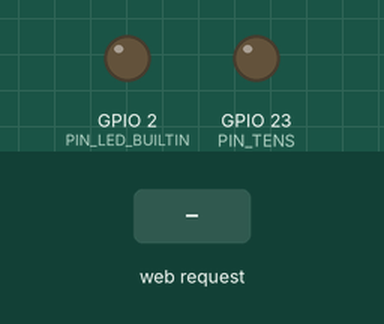
The sketch below on a simulated ESP32. Parts: output pins drawn as LEDs (lit = HIGH). Dashed ring = blinking. The inputs (shaded band) are chosen by the test bench. WiFi joins after 1.5 s; servers stay silent unless stated; what the sketch prints to the serial monitor is not drawn.

Above: at 4.9 s.
5.0 s: HTTP request GET /iniciar?v=1&hz=1&int=1 received
At 5.26 s:
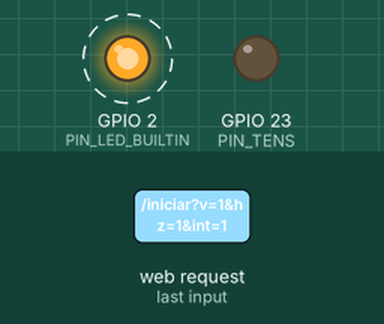
8.0 s: HTTP request GET /set_intensidad?v=120 received
At 9.4 s:
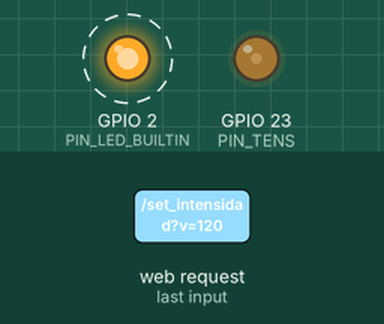
11.0 s: HTTP request GET /set_frecuencia?hz=1 received
At 11.26 s:
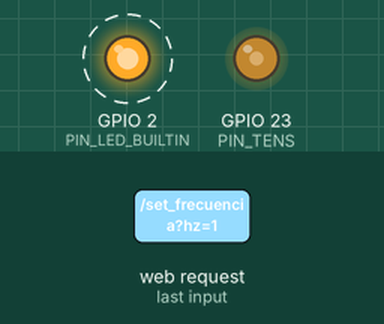
14.0 s: HTTP request GET /set_intensidad?v=1 received
At 16.9 s:
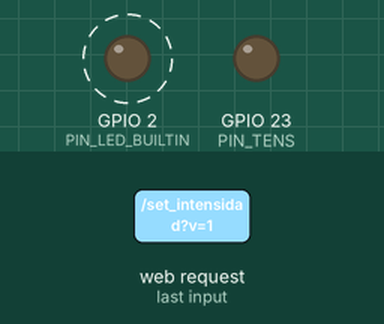
17.0 s: HTTP request GET /set_intensidad?v=0 received
At 17.8 s:
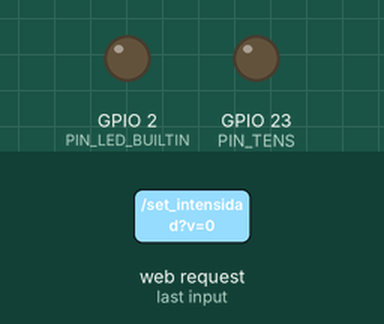
Timing chart, 0 to 19.5 s (numbered marks = the images above; inputs shaded):
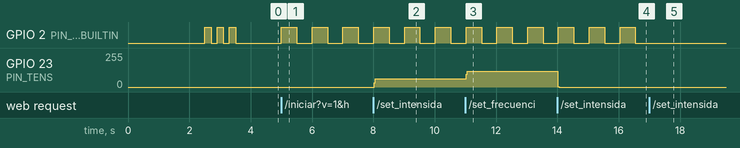

The sketch:

Control_del_electroestimulador_via_wifi_con_pagina_web.ino
```cpp
// ============================================================
// ELECTROTERAPIA TENS - CON WiFiManager
// Configuración WiFi desde el celular (sin hardcodear)
// Pin de salida: GPIO23 (PWM)
// Controla: INTENSIDAD (0-255) y FRECUENCIA (1-150 Hz)
// ============================================================

#include <WiFi.h>
#include <WebServer.h>
#include <WiFiManager.h>  // Librería para configuración WiFi fácil

// ================== PINES ==================
const int PIN_TENS = 23;        // GPIO23 - Salida PWM al optoacoplador/MOSFET
const int PIN_LED_BUILTIN = 2;  // LED integrado del ESP32

// ================== PARÁMETROS ==================
int intensidad = 0;           // 0-255 (0 = apagado, 255 = máximo)
int frecuenciaHz = 100;       // 1-150 Hz
bool terapiaActiva = false;   // Estado de la terapia

// Variables para generación de onda por frecuencia
unsigned long ultimoPulso = 0;
bool pulsoEncendido = false;

WebServer server(80);

// ================== CONFIGURACIÓN PWM ==================
void configurarPWM() {
  // Para ESP32 con core 3.0+, esta es la forma correcta
  ledcAttach(PIN_TENS, frecuenciaHz, 8);  // Pin, frecuencia base, resolución 8 bits
  ledcWrite(PIN_TENS, 0);                  // Apagar al inicio
}

void actualizarPWM(int valor) {
  ledcWrite(PIN_TENS, valor);
}

// ================== GENERACIÓN DE ONDA CON FRECUENCIA VARIABLE ==================
void generarOnda() {
  if (!terapiaActiva || intensidad == 0) {
    if (pulsoEncendido) {
      actualizarPWM(0);
      pulsoEncendido = false;
    }
    return;
  }

  unsigned long ahora = micros();
  unsigned long periodoUs = 1000000 / frecuenciaHz;  // Periodo total en microsegundos

  // El ancho del pulso es proporcional a la intensidad
  // Intensidad 255 = 50% del periodo, Intensidad 0 = 0%
  unsigned long anchoPulsoUs = (periodoUs * intensidad) / 510;  // Máximo 50% duty cycle

  if (!pulsoEncendido) {
    // Iniciar pulso
    actualizarPWM(intensidad);
    pulsoEncendido = true;
    ultimoPulso = ahora;
  }
  else if ((ahora - ultimoPulso) >= anchoPulsoUs) {
    // Terminar pulso (pero el ciclo continúa)
    actualizarPWM(0);
    pulsoEncendido = false;
    ultimoPulso = ahora;
  }
}

// ================== INTERFAZ WEB ==================
String getHTML() {
  String html = R"rawliteral(
<!DOCTYPE html>
<html>
<head>
  <meta charset="UTF-8">
  <meta name="viewport" content="width=device-width, initial-scale=1.0, user-scalable=yes">
  <title>TENS - Electroterapia Remota</title>
  <style>
    * { box-sizing: border-box; user-select: none; }
    body {
      font-family: 'Segoe UI', Roboto, sans-serif;
      background: linear-gradient(135deg, #0a0f1e 0%, #0a1a2a 100%);
      min-height: 100vh;
      margin: 0;
      padding: 20px;
      display: flex;
      justify-content: center;
      align-items: center;
    }
    .container {
      max-width: 550px;
      width: 100%;
      margin: auto;
    }
    .card {
      background: rgba(22, 34, 48, 0.95);
      backdrop-filter: blur(10px);
      border-radius: 32px;
      padding: 24px 20px 32px;
      margin-bottom: 20px;
      box-shadow: 0 20px 35px -10px rgba(0,0,0,0.5);
      border: 1px solid rgba(255,255,255,0.08);
    }
    h1 {
      font-size: 1.8rem;
      margin: 0 0 8px 0;
      font-weight: 600;
      background: linear-gradient(135deg, #aaffdd, #2ecc71);
      -webkit-background-clip: text;
      background-clip: text;
      color: transparent;
      text-align: center;
    }
    .subtitulo {
      text-align: center;
      color: #8aaec0;
      margin-bottom: 24px;
      font-size: 0.85rem;
    }
    .estado-panel {
      background: #07121c;
      border-radius: 48px;
      padding: 12px 20px;
      text-align: center;
      margin-bottom: 28px;
      border: 1px solid #2a4a6e;
    }
    .estado-led {
      display: inline-block;
      width: 14px;
      height: 14px;
      border-radius: 14px;
      background: #555;
      margin-right: 8px;
    }
    .estado-texto {
      font-weight: bold;
      letter-spacing: 1px;
    }
    .activo .estado-led { background: #2ecc71; box-shadow: 0 0 8px #2ecc71; }
    .inactivo .estado-led { background: #e74c3c; }

    .param-card {
      background: #0a1824;
      border-radius: 28px;
      padding: 16px 20px;
      margin-bottom: 20px;
    }
    .param-label {
      display: flex;
      justify-content: space-between;
      font-weight: 600;
      margin-bottom: 12px;
      color: #c0e0ff;
    }
    input[type=range] {
      width: 100%;
      height: 6px;
      -webkit-appearance: none;
      background: #2c4c6c;
      border-radius: 10px;
      outline: none;
    }
    input[type=range]::-webkit-slider-thumb {
      -webkit-appearance: none;
      width: 24px;
      height: 24px;
      background: #2ecc71;
      border-radius: 50%;
      cursor: pointer;
      box-shadow: 0 0 8px #2ecc71;
      border: none;
    }
    .valor-actual {
      font-size: 1.6rem;
      font-weight: bold;
      color: #f5f9ff;
      background: #071723;
      display: inline-block;
      padding: 4px 16px;
      border-radius: 40px;
      margin-top: 10px;
    }
    .botonera {
      display: flex;
      gap: 15px;
      justify-content: center;
      margin: 25px 0 10px;
    }
    button {
      border: none;
      padding: 14px 28px;
      border-radius: 60px;
      font-weight: bold;
      font-size: 1rem;
      background: #1f3e54;
      color: white;
      cursor: pointer;
      transition: 0.2s;
      flex: 1;
    }
    .btn-iniciar { background: #2ecc71; color: #000; }
    .btn-detener { background: #e74c3c; }
    .btn-emergencia { background: #c0392b; border: 1px solid #ff8866; }
    footer {
      text-align: center;
      font-size: 0.7rem;
      color: #2c5a7a;
      margin-top: 15px;
    }
    .badge {
      background: #0e2a3a;
      border-radius: 24px;
      padding: 6px 12px;
      font-size: 0.75rem;
      display: inline-block;
    }
    .ip-info {
      text-align: center;
      font-size: 0.7rem;
      color: #5a9ec2;
      margin-top: 10px;
    }
  </style>
</head>
<body>
<div class="container">
  <div class="card">
    <h1>⚡ TENS · Teleterapia</h1>
    <div style="text-align:center"><span class="badge">📡 Control WiFi remoto</span></div>

    <div id="estadoWidget" class="estado-panel inactivo">
      <span class="estado-led"></span>
      <span class="estado-texto" id="estadoTexto">SISTEMA INACTIVO</span>
    </div>

    <div class="param-card">
      <div class="param-label">
        <span>🎛️ INTENSIDAD</span>
        <span id="intensidadValor">0</span>
      </div>
      <input type="range" id="intensidadSlider" min="0" max="255" value="0">
      <div style="font-size:12px; opacity:0.7">0 = apagado &nbsp;&nbsp; 255 = máximo</div>
    </div>

    <div class="param-card">
      <div class="param-label">
        <span>🌀 FRECUENCIA (Hz)</span>
        <span id="frecuenciaValor">100</span>
      </div>
      <input type="range" id="frecuenciaSlider" min="1" max="150" value="100">
      <div style="font-size:12px; opacity:0.7">Rango terapéutico 1~150 Hz</div>
    </div>

    <div class="botonera">
      <button class="btn-iniciar" id="btnIniciar">▶ INICIAR</button>
      <button class="btn-detener" id="btnDetener">⏹ DETENER</button>
    </div>
    <button class="btn-emergencia" id="btnEmergencia">🛑 PARADA DE EMERGENCIA</button>

    <div style="margin-top: 24px; background:#07121c; border-radius: 28px; padding: 12px; text-align: center;">
      <span>🔋 Estado: </span><span id="estadoTerapia" style="font-weight:bold; color:#ffaa66">SIN TERAPIA</span>
      <div id="feedback" style="font-size:12px; margin-top: 8px;">✅ Conectado al ESP32</div>
    </div>
    <div class="ip-info" id="ipDisplay"></div>
    <footer>Electroterapia TENS · Control remoto por WiFi</footer>
  </div>
</div>

<script>
  const intensidadSlider = document.getElementById('intensidadSlider');
  const intensidadValor = document.getElementById('intensidadValor');
  const frecuenciaSlider = document.getElementById('frecuenciaSlider');
  const frecuenciaValor = document.getElementById('frecuenciaValor');
  const estadoTerapiaSpan = document.getElementById('estadoTerapia');
  const feedbackDiv = document.getElementById('feedback');
  const estadoWidget = document.getElementById('estadoWidget');
  const estadoTexto = document.getElementById('estadoTexto');

  let terapiaEncendida = false;

  intensidadSlider.oninput = () => {
    intensidadValor.innerText = intensidadSlider.value;
    if (terapiaEncendida) {
      enviarIntensidad(intensidadSlider.value);
    }
  };

  frecuenciaSlider.oninput = () => {
    frecuenciaValor.innerText = frecuenciaSlider.value;
    if (terapiaEncendida) {
      enviarFrecuencia(frecuenciaSlider.value);
    }
  };

  async function enviarIntensidad(val) {
    try {
      await fetch('/set_intensidad?v=' + val);
    } catch(e) { console.log(e); }
  }

  async function enviarFrecuencia(val) {
    try {
      await fetch('/set_frecuencia?hz=' + val);
    } catch(e) { console.log(e); }
  }

  async function iniciarTerapia() {
    const intensidad = intensidadSlider.value;
    const frecuencia = frecuenciaSlider.value;
    if (parseInt(intensidad) === 0) {
      feedbackDiv.innerHTML = "⚠️ La intensidad está en 0, sube el nivel antes de iniciar.";
      return;
    }
    const resp = await fetch('/iniciar?int=' + intensidad + '&freq=' + frecuencia);
    if (resp.ok) {
      terapiaEncendida = true;
      estadoTerapiaSpan.innerText = "▶ ACTIVA";
      estadoWidget.className = "estado-panel activo";
      estadoTexto.innerText = "TERAPIA ACTIVA";
      feedbackDiv.innerHTML = "🟢 Terapia en curso";
    }
  }

  async function detenerTerapia() {
    await fetch('/detener');
    terapiaEncendida = false;
    estadoTerapiaSpan.innerText = "⏹ INACTIVA";
    estadoWidget.className = "estado-panel inactivo";
    estadoTexto.innerText = "SISTEMA INACTIVO";
    feedbackDiv.innerHTML = "⚫ Terapia detenida";
    await actualizarEstadoCompleto();
  }

  async function emergenciaTotal() {
    await fetch('/emergencia');
    terapiaEncendida = false;
    intensidadSlider.value = 0;
    intensidadValor.innerText = "0";
    estadoTerapiaSpan.innerText = "⛔ EMERGENCIA";
    estadoWidget.className = "estado-panel inactivo";
    estadoTexto.innerText = "EMERGENCIA ⚠️";
    feedbackDiv.innerHTML = "🛑 PARADA DE EMERGENCIA ACTIVADA";
    setTimeout(() => {
      if(!terapiaEncendida) estadoTexto.innerText = "SISTEMA INACTIVO";
    }, 2000);
  }

  async function actualizarEstadoCompleto() {
    try {
      const res = await fetch('/estado_completo');
      const data = await res.json();
      intensidadSlider.value = data.intensidad;
      intensidadValor.innerText = data.intensidad;
      frecuenciaSlider.value = data.frecuencia;
      frecuenciaValor.innerText = data.frecuencia;
      terapiaEncendida = data.activa;
      if(terapiaEncendida) {
        estadoTerapiaSpan.innerText = "▶ ACTIVA";
        estadoWidget.className = "estado-panel activo";
        estadoTexto.innerText = "TERAPIA ACTIVA";
      } else {
        estadoTerapiaSpan.innerText = "⏹ INACTIVA";
        estadoWidget.className = "estado-panel inactivo";
        estadoTexto.innerText = "SISTEMA INACTIVO";
      }
    } catch(e) { console.log("error sync", e); }
  }

  // Mostrar IP (opcional)
  fetch('/ip').then(r=>r.text()).then(ip => {
    document.getElementById('ipDisplay').innerHTML = '🌐 ' + ip;
  });

  document.getElementById('btnIniciar').onclick = iniciarTerapia;
  document.getElementById('btnDetener').onclick = detenerTerapia;
  document.getElementById('btnEmergencia').onclick = emergenciaTotal;

  setInterval(actualizarEstadoCompleto, 1500);
  actualizarEstadoCompleto();
</script>
</body>
</html>
)rawliteral";
  return html;
}

// ================== CONFIGURACIÓN DE SERVIDOR WEB ==================
void setupServer() {
  server.on("/", []() {
    server.send(200, "text/html", getHTML());
  });

  server.on("/ip", []() {
    server.send(200, "text/plain", WiFi.localIP().toString());
  });

  // Endpoint para cambiar intensidad en tiempo real
  server.on("/set_intensidad", []() {
    if (server.hasArg("v")) {
      intensidad = server.arg("v").toInt();
      if (intensidad < 0) intensidad = 0;
      if (intensidad > 255) intensidad = 255;
      Serial.print("Intensidad: ");
      Serial.println(intensidad);
      server.send(200, "text/plain", "OK");
    }
  });

  // Endpoint para cambiar frecuencia en tiempo real
  server.on("/set_frecuencia", []() {
    if (server.hasArg("hz")) {
      frecuenciaHz = server.arg("hz").toInt();
      if (frecuenciaHz < 1) frecuenciaHz = 1;
      if (frecuenciaHz > 150) frecuenciaHz = 150;
      Serial.print("Frecuencia: ");
      Serial.println(frecuenciaHz);
      server.send(200, "text/plain", "OK");
    }
  });

  // Endpoint para iniciar terapia
  server.on("/iniciar", []() {
    if (server.hasArg("int")) {
      intensidad = server.arg("int").toInt();
      if (intensidad < 0) intensidad = 0;
      if (intensidad > 255) intensidad = 255;
    }
    if (server.hasArg("freq")) {
      frecuenciaHz = server.arg("freq").toInt();
      if (frecuenciaHz < 1) frecuenciaHz = 1;
      if (frecuenciaHz > 150) frecuenciaHz = 150;
    }
    terapiaActiva = true;
    Serial.println("=== TERAPIA INICIADA ===");
    Serial.print("Intensidad: ");
    Serial.println(intensidad);
    Serial.print("Frecuencia: ");
    Serial.println(frecuenciaHz);
    server.send(200, "text/plain", "OK");
  });

  // Endpoint para detener terapia
  server.on("/detener", []() {
    terapiaActiva = false;
    actualizarPWM(0);
    pulsoEncendido = false;
    Serial.println("=== TERAPIA DETENIDA ===");
    server.send(200, "text/plain", "OK");
  });

  // Endpoint para emergencia (detiene todo y pone intensidad 0)
  server.on("/emergencia", []() {
    terapiaActiva = false;
    intensidad = 0;
    actualizarPWM(0);
    pulsoEncendido = false;
    Serial.println("!!! PARADA DE EMERGENCIA !!!");
    server.send(200, "text/plain", "OK");
  });

  // Endpoint para obtener estado completo
  server.on("/estado_completo", []() {
    String json = "{";
    json += "\"activa\":" + String(terapiaActiva ? "true" : "false") + ",";
    json += "\"intensidad\":" + String(intensidad) + ",";
    json += "\"frecuencia\":" + String(frecuenciaHz);
    json += "}";
    server.send(200, "application/json", json);
  });

  server.begin();
  Serial.println("✅ Servidor web iniciado");
}

// ================== SETUP ==================
void setup() {
  Serial.begin(115200);
  delay(1000);

  Serial.println("\n=================================");
  Serial.println("⚡ ELECTROTERAPIA TENS - WiFiManager");
  Serial.println("=================================");

  // Configurar pines
  pinMode(PIN_LED_BUILTIN, OUTPUT);
  digitalWrite(PIN_LED_BUILTIN, LOW);

  // Configurar PWM en GPIO23
  ledcAttach(PIN_TENS, frecuenciaHz, 8);
  ledcWrite(PIN_TENS, 0);

  // ========== WIFIMANAGER - Configuración WiFi sin hardcodear ==========
  WiFiManager wifiManager;

  // Opcional: Descomenta esta línea si quieres borrar configuraciones previas
  // wifiManager.resetSettings();

  // Configurar timeout (si no se configura en 3 minutos, el ESP32 se reinicia)
  wifiManager.setConfigPortalTimeout(180);

  // Intentar conectar a WiFi guardado, si no, crear punto de acceso
  if (!wifiManager.autoConnect("TENS_Config_WiFi")) {
    Serial.println("❌ Error de conexión. Reiniciando...");
    ESP.restart();
  }

  // Si llegamos aquí, estamos conectados
  Serial.println("✅ Conectado a WiFi!");
  Serial.print("📡 IP del ESP32: ");
  Serial.println(WiFi.localIP());

  // Parpadeo para indicar que está listo
  for (int i = 0; i < 3; i++) {
    digitalWrite(PIN_LED_BUILTIN, HIGH);
    delay(200);
    digitalWrite(PIN_LED_BUILTIN, LOW);
    delay(200);
  }

  // Iniciar servidor web
  setupServer();

  Serial.println("=================================");
  Serial.print("🌐 Abre en tu navegador: http://");
  Serial.println(WiFi.localIP());
  Serial.println("=================================");
}

// ================== LOOP ==================
void loop() {
  server.handleClient();

  // Generar onda según frecuencia e intensidad
  generarOnda();

  // LED indicador: parpadea cuando la terapia está activa
  static unsigned long lastBlink = 0;
  if (terapiaActiva && intensidad > 0) {
    if (millis() - lastBlink > 500) {
      lastBlink = millis();
      digitalWrite(PIN_LED_BUILTIN, !digitalRead(PIN_LED_BUILTIN));
    }
  } else {
    digitalWrite(PIN_LED_BUILTIN, LOW);
  }

  delay(5);
}
```

Measured:
- after the input at 5.0 s, GPIO 2 (PIN_LED_BUILTIN): alternates HIGH for 0.50 s and LOW for 0.50 s, starting at once
- after the input at 8.0 s, GPIO 23 (PIN_TENS): 0/255 → 62/255 at once
- after the input at 11.0 s, GPIO 23 (PIN_TENS): 62/255 → 120/255 at once
- after the input at 14.0 s, GPIO 23 (PIN_TENS): 120/255 → 0/255 at once
- after the input at 17.0 s, GPIO 2 (PIN_LED_BUILTIN): stops changing and stays LOW
